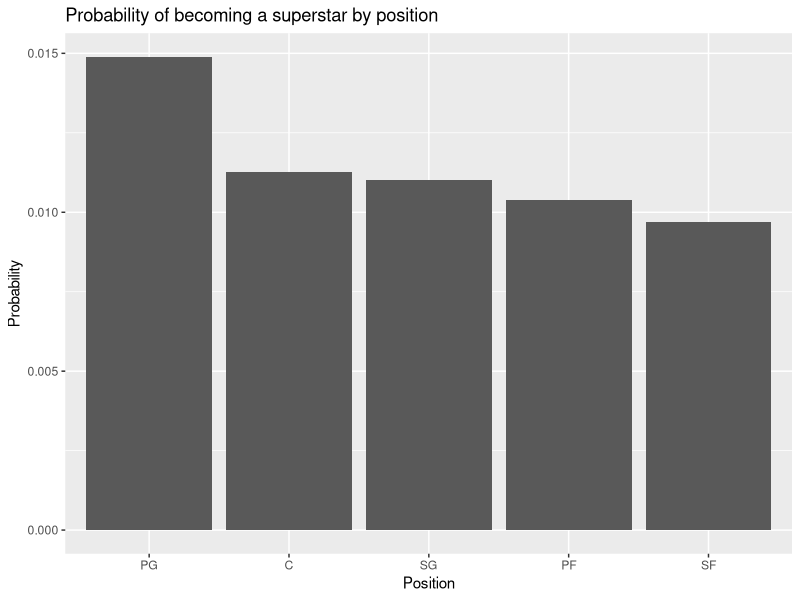
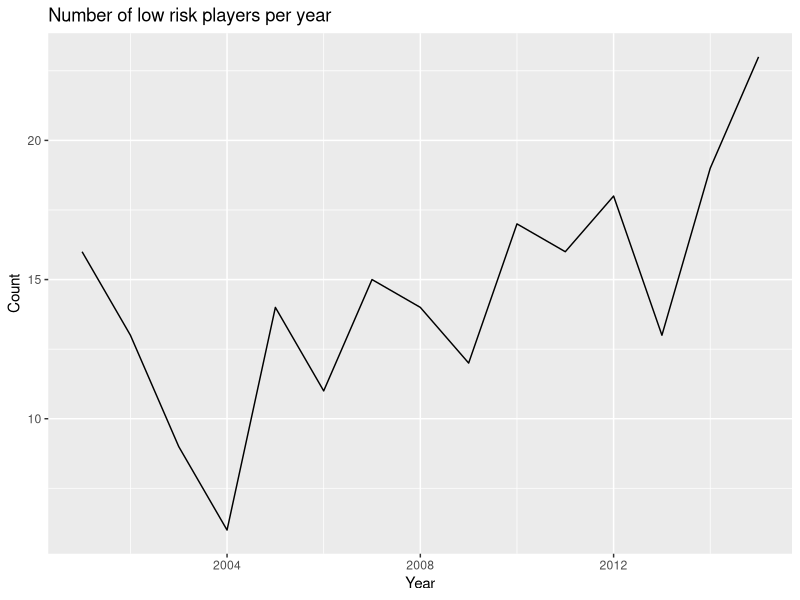
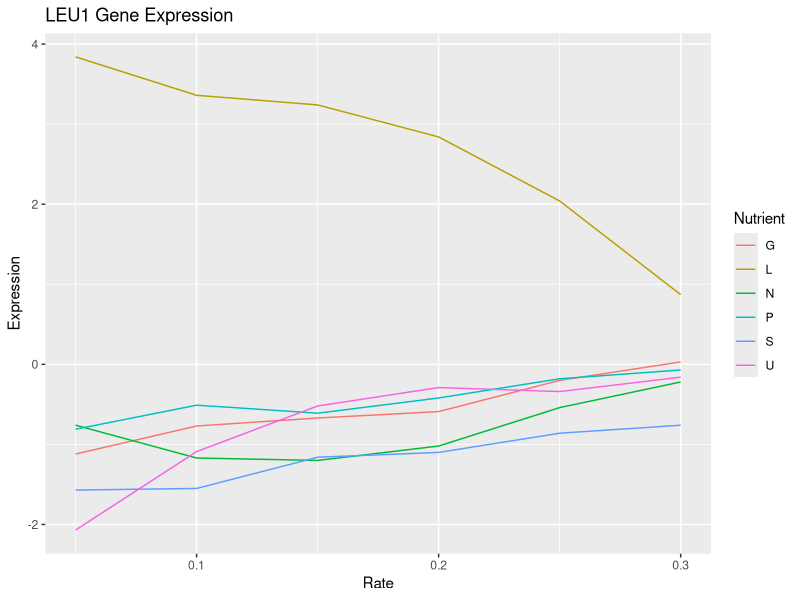

Source code (R) for these figures, in order:
## ---- chunk 1
knitr::opts_chunk$set(echo = TRUE)
## ---- chunk 2
##Load the libraries
library(tidyr)
library(dplyr)
library(ggplot2)
##Read the NBA dataset
nba=read.csv("nba_draft.csv")
##Dataset is not Tidy as the variable "probabilities"" is a combination of 
##4 different variables. This implies that each variable does not have its own column 
##and consequently each observation does not have its own row
##Use separate to tidy the data, separate probabilites into 
##prob_superstar, prob_starter, prob_role_player, prob_bust

nba %>%
  separate(probabilities,into=c("prob_superstar","prob_starter","prob_role_player","prob_bust")
           ,sep=",") ->nba_tidy
##Convert the separated character variable class to numeric variable class
nba_tidy$prob_superstar=as.numeric(nba_tidy$prob_superstar)
nba_tidy$prob_starter=as.numeric(nba_tidy$prob_starter)
nba_tidy$prob_role_player=as.numeric(nba_tidy$prob_role_player)
nba_tidy$prob_bust=as.numeric(nba_tidy$prob_bust)

## ---- chunk 3
paste("The name of the Center with the highest probability of becoming a superstar is",
      nba_tidy%>%
  select(player,prob_superstar,position) %>%
  filter(position=="C")%>%
  arrange(-prob_superstar)%>%
  head(1)[1,1])


## ---- chunk 4
##Select postions and probability of being superstar from the tidied dataset
##group by postion and take the average of superstar probabilities for that position
##create the bar graph
nba_tidy%>%
  select(position,prob_superstar) %>%
  group_by(position)%>%
  summarize(avg_prob=mean(prob_superstar))%>%
  ggplot(aes(x=reorder(position,-avg_prob),y=avg_prob))+
  geom_bar(stat="identity")+
  labs(x="Position",y="Probability",title="Probability of becoming a superstar by position")

## ---- chunk 5
##Add a variable low_risk using mutate which is 1 for low risk and 0 otherwise
##Count the number of low risk players through the low_risk variable for each draft year
##Plot the line graph
nba_tidy%>%
  mutate(low_risk=if_else(prob_bust<0.40,1,0)) %>%
  group_by(draft_year)%>%
  summarize(count=sum(low_risk))%>%
  ggplot(aes(x=draft_year,y=count))+
  geom_line()+
  labs(x="Year",y="Count",title="Number of low risk players per year")
## ---- chunk 6
gene_data=read.csv("gene_expression.csv")
##The data is not Tidy as variable "Name" contains information 
##about 2 variables i.e. gene name and the biological process
## Further, the variables G0.05...U0.3 contains information 
##about 2 variables i.e. nutrient and a given growth rate
## Tidy the data by separating the Name variable into Name and bioprocess
##Gather the various nutrient & growth columns into 
##nutrient_growth and then separate the new column into nutrient and growth

gene_data %>%
  separate(col=Name,into = c("Name","bio_process"),sep=":")%>%
  gather(G0.05:U0.3,key=nutrient_growth,value=expression)%>%
  separate(col=nutrient_growth,into=c("nutrient","growth"),sep=1) ->tidy_gene_data
##Remove the white spaces at end of "Name""
tidy_gene_data$Name = trimws(tidy_gene_data$Name,which="right")
##change the class of various columns
tidy_gene_data$bio_process=as.factor(tidy_gene_data$bio_process)
tidy_gene_data$nutrient=as.factor(tidy_gene_data$nutrient)
tidy_gene_data$growth=as.numeric(tidy_gene_data$growth)
##remove NAs from the expression column
tidy_gene_data%>%
  filter(!(expression=="NA")) ->tidy_gene_data
## ---- chunk 7

##Filter for LEU1 Gene, summarize the average value of 
##expression for various growth rate and nutrients
##plot the line graphs
tidy_gene_data%>%
  filter(Name=="LEU1")%>%
  group_by(growth,nutrient)%>%
  summarize(avg_value=mean(expression))%>%
  ggplot(aes(x=growth,y=avg_value,group=nutrient))+
  geom_line(aes(color=nutrient))+
  labs(x="Rate",y="Expression",title="LEU1 Gene Expression",color="Nutrient")
## ---- chunk 8

